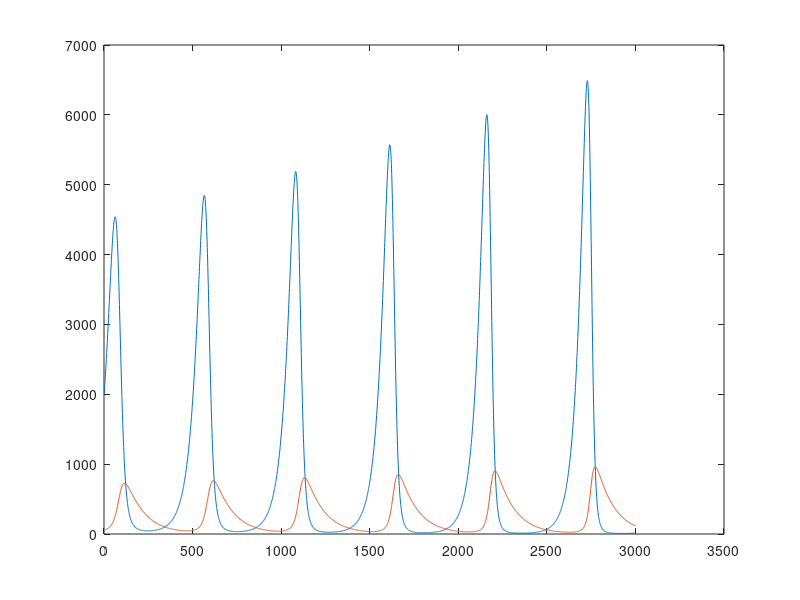

This chart was generated by the following MATLAB code:
mooseinit = 2000;
wolfinit = 60;

moose(1) = mooseinit;
wolf(1) = wolfinit;

weakNaturalGrowth = 0.25;
weakEaten = 0.001;
strongEating = 0.0001;
strongNaturalGrowth = 0.1;

dmoose(1) = moose(1)*weakNaturalGrowth - weakEaten*moose(1)*wolf(1);
dwolf(1) = strongEating*moose(1)*wolf(1) - strongNaturalGrowth*wolf(1);

iteration = 3000;
h = 0.1
for i = 1:iteration
moose(i+1) = moose(i) + h*(moose(i)*weakNaturalGrowth - weakEaten*moose(i)*wolf(i));
wolf(i+1) = wolf(i) + h*(strongEating*moose(i)*wolf(i) - strongNaturalGrowth*wolf(i));
%moose(i+1) =  moose(i) + dmoose(i);
%wolf(i+1) = wolf(i) + dwolf(i);
end

plot(moose)
hold on
plot(wolf)